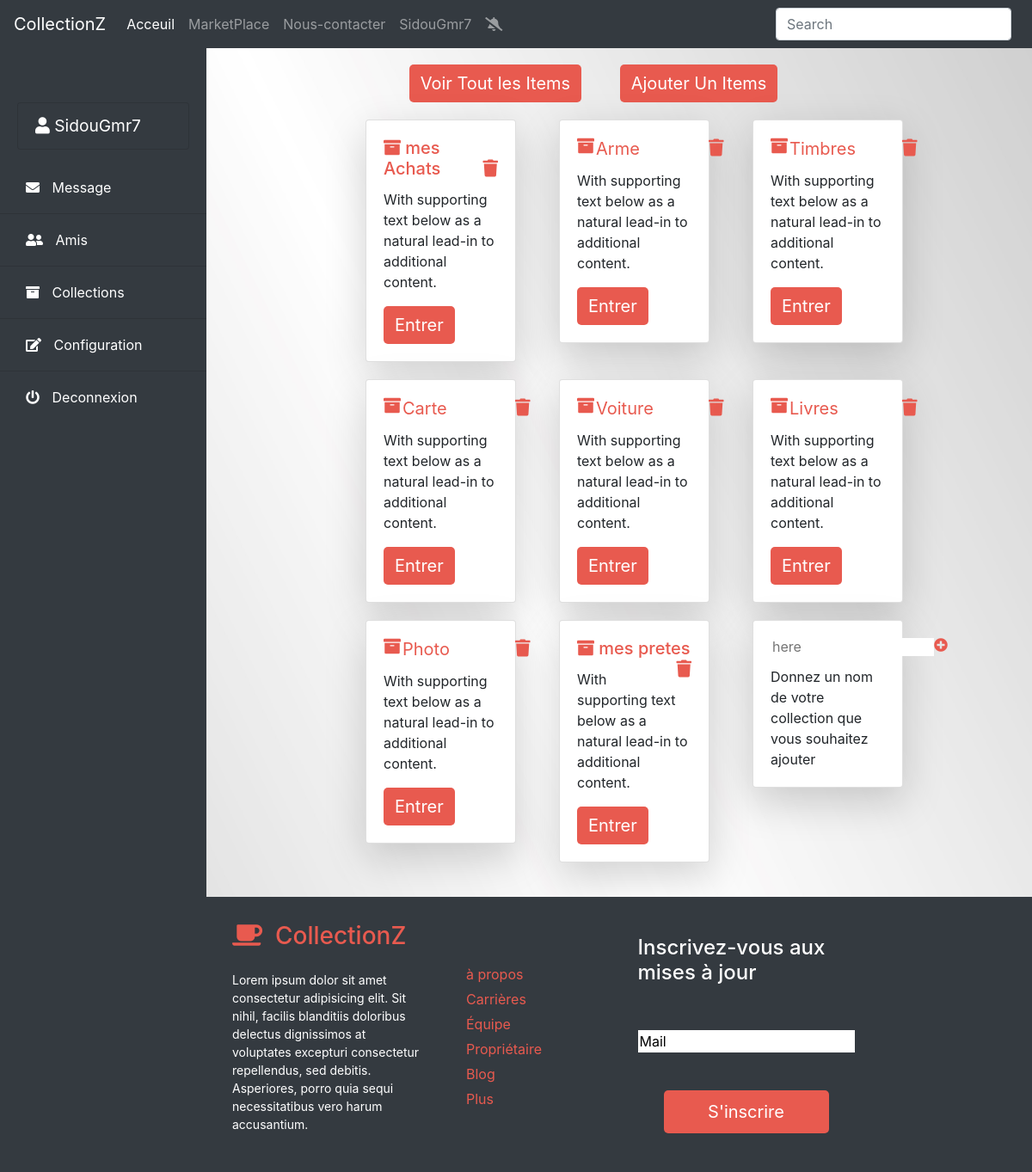
Page /espace_membre.php (signed in) on the committed database.
### tables this page shows
CREATE TABLE `mycollection` (
  `ID_C` int(5) NOT NULL,
  `ID_Collectionneur` int(5) NOT NULL,
  `Name` varchar(30) NOT NULL
);

### espace_membre.php (the view, shortened to what this page needs)
<?php
  require_once('php/config.php');
  $ID=$_SESSION['id'];
  $query = "SELECT * FROM mycollection Where ID_collectionneur='$ID'";
  $result = $db->prepare($query);
  $result->execute();
  $rows = $result->fetchAll();
?>
<!DOCTYPE html>
<html lang="en">
<head>
</head>
<body>
  <?php require "include/navbar.php" ?>
  <div class="d-flex" id="wrapper">
    <?php require "include/sidebar.php" ?>
      <div id="page-content-wrapper">
        <div class="row justify-content-center">
          <div class="button">
            <a href="myitems.php?action=myitems" class="btn">Voir Tout les Items</a>
            <a href="AjouterItem.php" class="btn ">Ajouter Un Items</a>
          </div>
          <div class="row">
            <?php foreach ($rows as $row): ?>
              <div class="col-sm-3">
                <div class="card shadow-lg">
                  <div class="card-body">
                    <?php if ($row['Name'] == "mes Achats" || $row['Name'] == "mes pretes" ): ?>
                      <h5 class="card-title" >
                        <i class="fas fa-archive"></i>
                      <?= $row['Name'] ?>
                    <?php else: ?>
                      <h5 class="card-title d-flex" >
                        <i class="fas fa-archive"></i>
                      <form action="php/AjouteCategorie.php" method="GET">
                        <input type="text" name="col_name" value="<?= $row['Name'] ?>" style="width: 133px;color: #e85a4f">
                      </form>
                    <?php endif; ?>
                      <a href="php/AjouteCategorie.php?action=Delete&name=<?= $row['ID_C'] ?>" class="float-right" style="color: #e85a4f;"><i class="fas fa-trash"></i></a>
                    </h5>
                    <p class="card-text">With supporting text below as a natural lead-in to additional content.</p>
                    <?php if ($row['Name']=='mes pretes'): ?>
                      <a href="infoprete.php" class="btn" style="background-color: #e85a4f;font-size: 20px;color: white;border-radius: 5px;">Entrer</a>
                    <?php else: ?>
                    <a href="myitems.php?action=myitemscol&name=<?= $row['Name'] ?>" class="btn" style="background-color: #e85a4f;font-size: 20px;color: white;border-radius: 5px;">Entrer</a>
                    <?php endif; ?>
                  </div>
                </div>
              </div>
            <?php endforeach; ?>
            <form class="col-sm-3" action="php/AjouteCategorie.php" method="GET">
              <div class="card shadow-lg">
                <div class="card-body">
                  <h6 class="card-title d-flex">
                    <input type="text" name="col" placeholder="here" style="width: 190px;">
                    <i class="fas fa-plus-circle"></i>
                  </h6>
                  <p class="card-text">Donnez un nom de votre collection que vous souhaitez ajouter</p>
                </div>
              </div>
            </form>
          </div>
      </div>
    </div>
 </div>
      <?php require "include/footer.php" ?>
      <?php require "include/alert.php" ?>
</body>
</html>

### css/simple-sidebar.css (style rules this page uses)
#wrapper { overflow-x: hidden; }
#page-content-wrapper { min-width: 100vw; }
@media (min-width: 768px) { #page-content-wrapper { min-width: 0; width: 100%; } }

### espace_membre.php (style rules this page uses)
.row { padding-left: 100px; padding-bottom: 20px; }
.col-sm-3 { margin-right: 20px; }
.card { margin-top: 20px; }
input { border: none; }
h6 ,h5 { color: #E85A4F; }
.button a { text-decoration: none; font-size: 20px; background-color: #e85a4f ; color: white; border-radius: 5px; margin-left: 40px; }
.button { margin-top: 20px; margin-right: 200px; }

### include/navbar.php (style rules this page uses)
body { background-image:url("img/back.jpg"); background-repeat: no-repeat; background-size: 100% 100%; }

### include/sidebar.php (style rules this page uses)
body { background-repeat: no-repeat; background-size: 100% 100%; }

### rows in the picture
mycollection: Name "mes Achats"
mycollection: col_name "Arme"
mycollection: col_name "Timbres"
mycollection: col_name "Carte"
mycollection: col_name "Voiture"
mycollection: col_name "Livres"
mycollection: col_name "Photo"
mycollection: Name "mes pretes", shows "Entrer"

### other values in the picture
$_SESSION['login'] "SidouGmr7"
